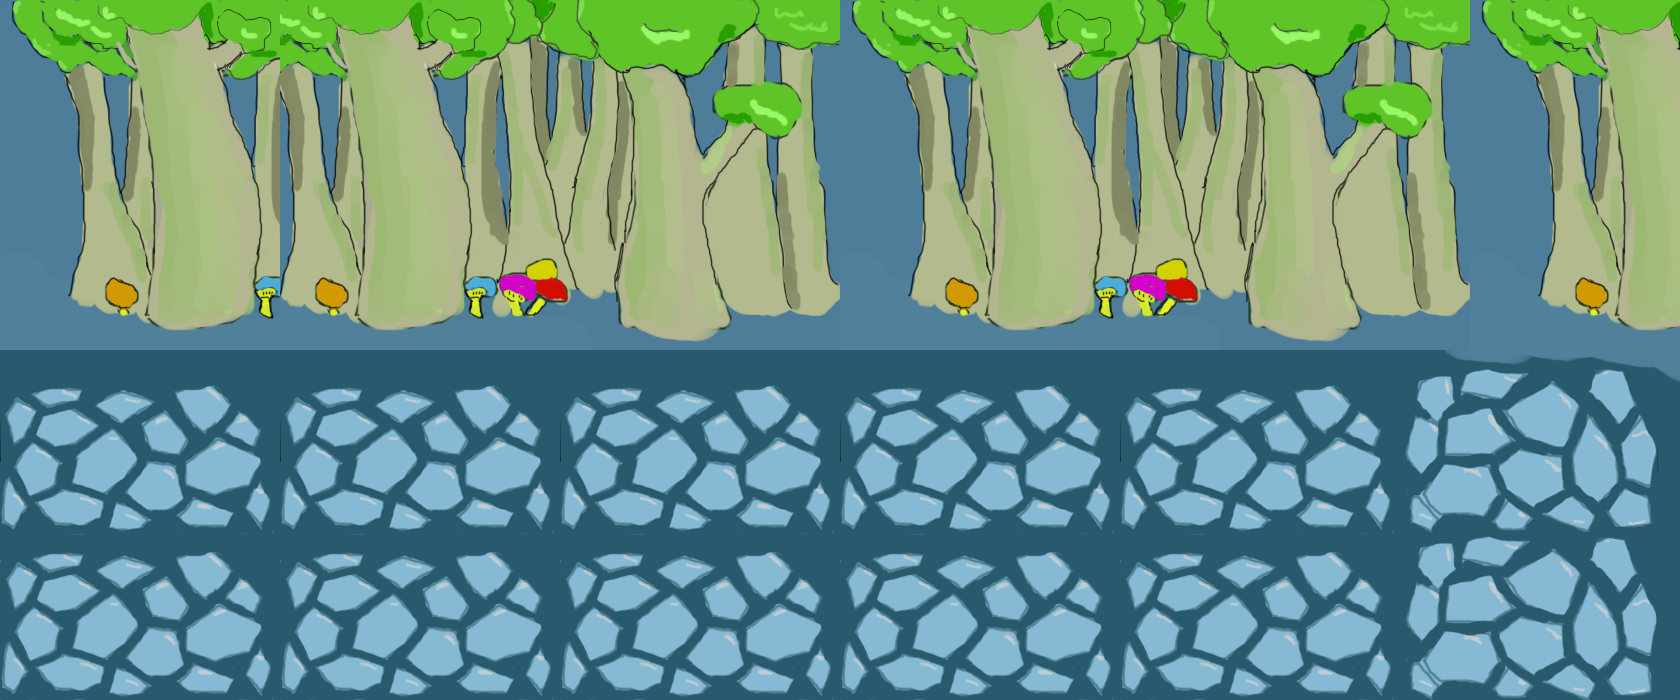

This game map was drawn from its Tiled (.tmx) file and the tilesets committed beside it. A one-line description and the trimmed map source follow:
An orthogonal 24x10 tile map with 70x70 px tiles, 1 tile layer (BackGround) and 10 objects.

<map version="1.0" tiledversion="1.0.3" orientation="orthogonal" renderorder="right-down" width="24" height="10" tilewidth="70" tileheight="70" nextobjectid="1">
 <tileset firstgid="1" name="Village_Block" tilewidth="70" tileheight="70" tilecount="150" columns="15">
  <image source="Village_Block.png" width="1050" height="700" />
  <tile id="66">
   <objectgroup draworder="index">
    <object id="1" x="0" y="0" width="74" height="71" />
   </objectgroup>
  </tile>
  <tile id="67">
   <objectgroup draworder="index">
    <object id="1" x="1" y="-1" width="67" height="69" />
   </objectgroup>
  </tile>
  <tile id="68">
   <objectgroup draworder="index">
    <object id="1" x="0" y="-1" width="70" height="69" />
   </objectgroup>
  </tile>
  <tile id="69">
   <objectgroup draworder="index">
    <object id="1" x="-1" y="-1" width="70" height="69" />
   </objectgroup>
  </tile>
  <tile id="70">
   <objectgroup draworder="index">
    <object id="1" x="0" y="0" width="70" height="71" />
   </objectgroup>
  </tile>
  <tile id="71">
   <objectgroup draworder="index">
    <object id="1" x="-1" y="0" width="70" height="69" />
    <object id="2" x="0" y="0" width="68" height="68" />
   </objectgroup>
  </tile>
  <tile id="72">
   <objectgroup draworder="index">
    <object id="1" x="-1" y="-1" width="70" height="69" />
   </objectgroup>
  </tile>
  <tile id="73">
   <objectgroup draworder="index">
    <object id="1" x="0" y="0" width="71" height="71" />
   </objectgroup>
  </tile>
  <tile id="74">
   <objectgroup draworder="index">
    <object id="3" x="-2" y="-2" width="73" height="73" />
   </objectgroup>
  </tile>
 </tileset>
 <layer name="BackGround" width="24" height="10">
  <data>[240 cells, 240 non-empty, 85 distinct tile ids]</data>
 </layer>
</map>